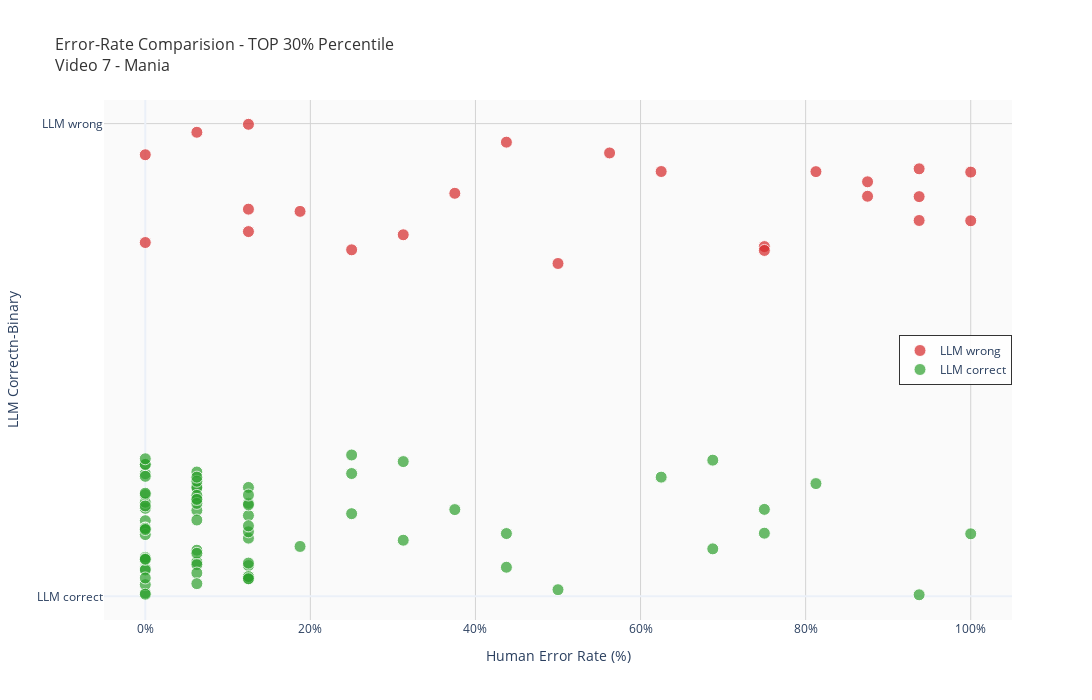
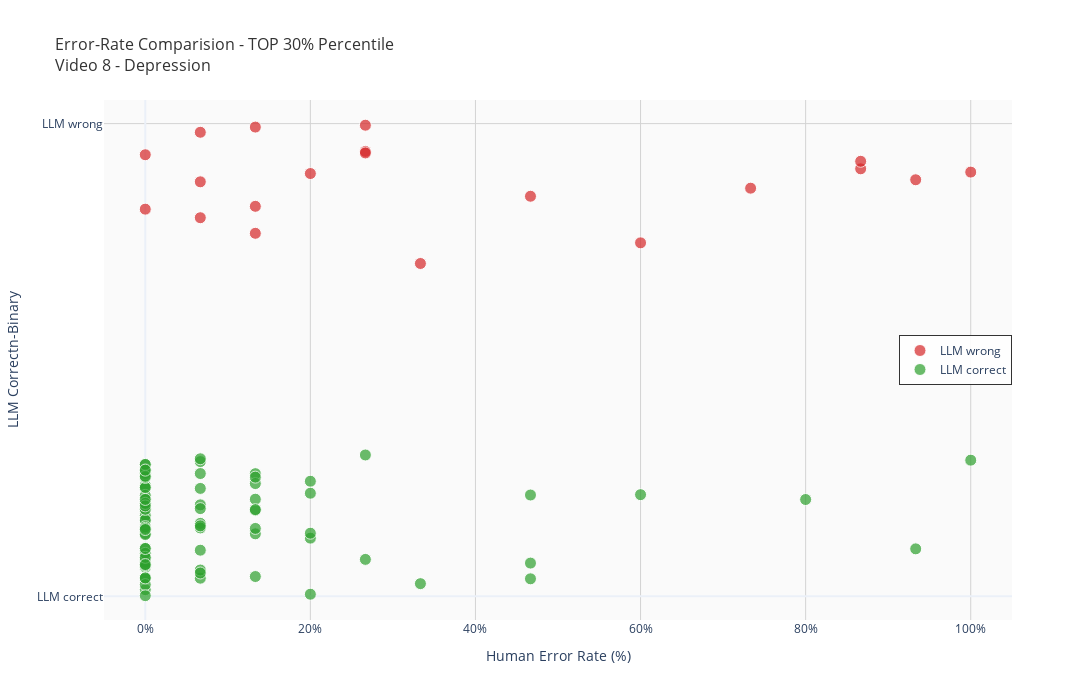
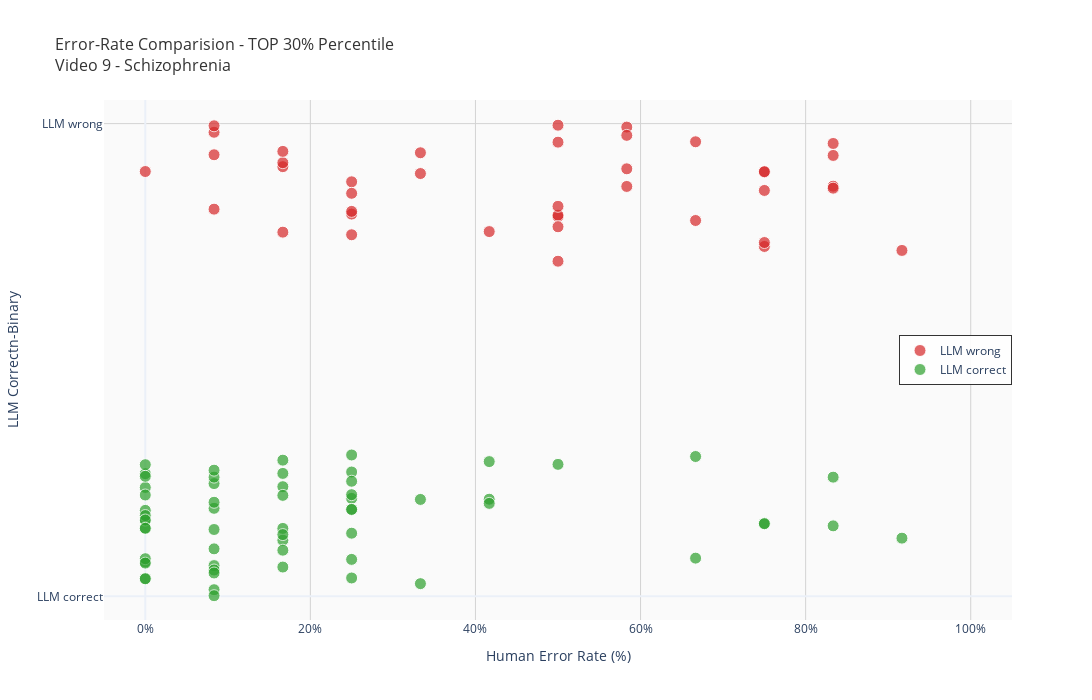

The notebook cell these images were saved under, in order:
### Markdown cell above
Qualitative Comparision for top 30 Percentile

### Code cell
figures = helper.create_interactive_error_scatter_with_begruendung(
    master_df=high_performer_data.drop(columns=reduced_cols),
    reference=reference,
    best_ai=best_ai,
    psy_cols=psy_cols,
    video_ids=video_ids_in_ki_master,
    base_title="Error-Rate Comparision - TOP 30% Percentile"
)
